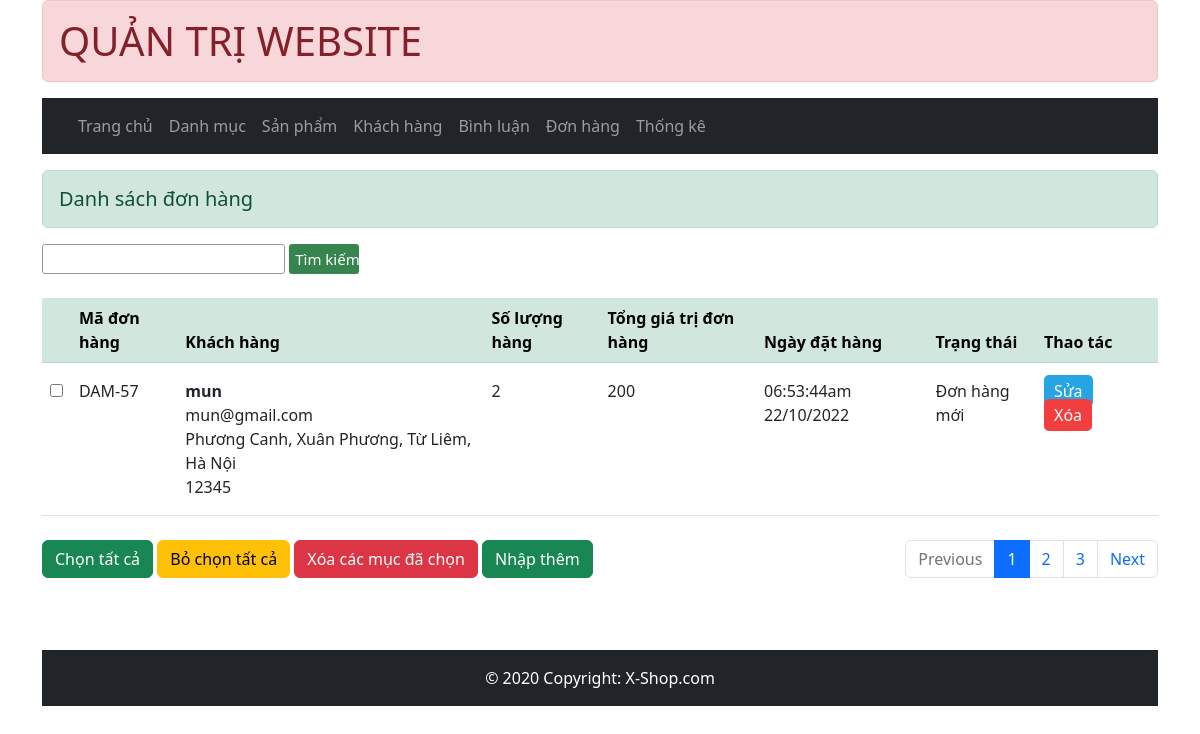
/admin/index.php?act=dsdh, run on the app's committed database.
### tables this page shows
CREATE TABLE `hoa_don` (
  `id` int(10) NOT NULL,
  `iduser` int(10) NOT NULL DEFAULT 0,
  `user` varchar(255) NOT NULL,
  `diachi` varchar(255) NOT NULL,
  `sdt` varchar(50) NOT NULL,
  `email` varchar(100) NOT NULL,
  `pttt` tinyint(1) NOT NULL DEFAULT 1 COMMENT '1.Thanh toán khi nhận hàng 2.Chuyển khoản ngân hàng 3.Thanh toán online',
  `ngaydathang` varchar(50) DEFAULT NULL,
  `tongdonhang` int(10) NOT NULL DEFAULT 0,
  `trangthai` tinyint(1) NOT NULL DEFAULT 0 COMMENT '0.Đơn hàng mới 1.Đang xử lý 2.Đang giao hàng 3.Đã giao hàng',
  `tennhan` varchar(255) DEFAULT NULL,
  `diachinhan` varchar(255) DEFAULT NULL,
  `sdtnhan` varchar(255) DEFAULT NULL
);

### model/pdo.php (called while the page is built, shortened)
<?php
function pdo_get_connection(){
    $dburl = "mysql:host=127.0.0.1;dbname=xshop;charset=utf8";
    $username = 'root';
    $password = '';
    $conn = new PDO($dburl, $username, $password);
    $conn->setAttribute(PDO::ATTR_ERRMODE, PDO::ERRMODE_EXCEPTION);
    return $conn;
}
function pdo_query($sql){
    $sql_args = array_slice(func_get_args(), 1);
    try{
        $conn = pdo_get_connection();
        $stmt = $conn->prepare($sql);
        $stmt->execute($sql_args);
        $rows = $stmt->fetchAll();
        return $rows;
    }
    catch(PDOException $e){
        throw $e;
    }
    finally{
        unset($conn);
    }
}

### model/cart.php (called while the page is built, shortened)
<?php
function loadall_cart_count($idbill)
{
    $sql = "SELECT * FROM gio_hang WHERE idbill=" . $idbill;
    $bill = pdo_query($sql);
    return count($bill);
}
function loadall_bill_kyw($kyw = "", $iduser = 0)
{
    $sql = "SELECT * FROM hoa_don WHERE 1";
    $sql .= " ORDER BY id DESC";
    $listbill = pdo_query($sql);
    return $listbill;
}
function get_ttdh($kttt)
{
    switch ($kttt) {
        case '0':
            $tt = "Đơn hàng mới";
            break;
    }
    return $tt;
}

### admin/donhang/list.php (the view)
<article>
  <h5 class="alert alert-success mt-3">Danh sách đơn hàng</h5>
  <div class="filter">
    <form action="./index.php?act=dsdh" method="post">
      <input type="text" name="kyw" style="border: 1px solid #999; border-radius: 3px; outline: none; padding: 2px 0px 2px 10px;">
       <input type="submit" value="Tìm kiếm" name="timbill" style="background-color: #36854f; border: none; font-size: 15px; color: #ffff; width: 70px; height: 30px; border-radius: 3px;">
    </form>
  </div>
  <table class="table mt-4 mb-4">
    <thead class="table-success">
      <tr>
        <th></th>
        <th>Mã đơn hàng</th>
        <th>Khách hàng</th>
        <th>Số lượng hàng</th>
        <th>Tổng giá trị đơn hàng</th>
        <th>Ngày đặt hàng</th>
        <th>Trạng thái</th>
        <th>Thao tác</th>
      </tr>
    </thead>
    <tbody>
      <?php foreach ($listbill as $bill) {
        extract($bill);
        $xoabill = "index.php?act=xoabill&id=".$id;
        $kh = '
                  <span class="fw-semibold">' . $user . '</span><br>
                  ' . $email . ' <br>
                  ' . $diachi . ' <br>
                  ' . $sdt . '
                ';
                $countsp = loadall_cart_count($bill['id']);
                $ttdh = get_ttdh($bill['trangthai']);
        echo '   <tr>
          <td class="pb-3 pt-3"><input type="checkbox" name="" id=""></td>
          <td class="pb-3 pt-3">DAM-' . $id . '</td>
          <td class="pb-3 pt-3">'.$kh.'</td>
          <td class="pb-3 pt-3">'.$countsp.'</td>
          <td class="pb-3 pt-3">'.$tongdonhang.'</td>
          <td class="pb-3 pt-3">'.$ngaydathang.'</td>
          <td class="pb-3 pt-3">'.$ttdh.'</td>
          <td class="td-opt pb-3 pt-3">
              <a href="" class="btn-edit">Sửa</a>
              <a href="'.$xoabill.'" class="btn-delete">Xóa</a>
          </td>
          </tr>';
      }
      ?>
    </tbody>
  </table>
  <div class="wrap-btn" style="display: flex; justify-content: space-between">
    <div class="form-group pb-4">
      <input type="button" class="btn btn-success" value="Chọn tất cả">
      <input type="button" class="btn btn-warning" value="Bỏ chọn tất cả">
      <input type="button" class="btn btn-danger" value="Xóa các mục đã chọn">
      <input type="button" class="btn btn-success" value="Nhập thêm">
    </div>
    <nav aria-label="...">
      <ul class="pagination">
        <li class="page-item disabled">
          <span class="page-link">Previous</span>
        </li>
        <li class="page-item active"><a class="page-link" href="#">1</a></li>
        <li class="page-item " aria-current="page">
          <span class="page-link">2</span>
        </li>
        <li class="page-item"><a class="page-link" href="#">3</a></li>
        <li class="page-item">
          <a class="page-link" href="#">Next</a>
        </li>
      </ul>
    </nav>
  </div>
</article>

### view/css/style.css (style rules this page uses)
.td-opt > a { text-decoration: none; transition: all 0.4s ease; color: #ffff; }
.btn-edit { padding: 5px 10px; background-color: #27a4e3; margin-right: 10px; border-radius: 5px; }
.btn-delete { text-decoration: none; color: white; padding: 5px 10px; background-color: #f13f3f; margin-right: 10px; border-radius: 5px; transition: all .4s ; }

### data on the page
hoa_don: id "57", user "mun", email "mun@gmail.com", diachi "Phương Canh, Xuân Phương, Từ Liêm, Hà Nội", sdt "12345", countsp "2", tongdonhang "200", ngaydathang "06:53:44am 22/10/2022", trangthai "Đơn hàng mới"
